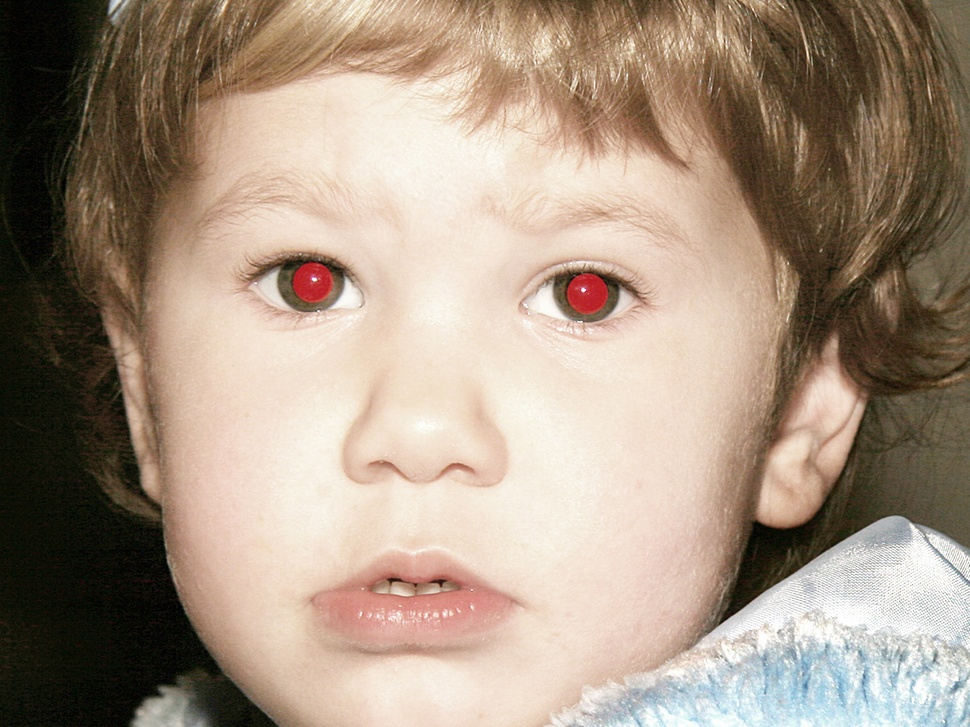
#> input picture year-3/sem-5/image-processing/prog-assgn-1/ques-3/kidred.jpg, 970 x 727 px, shrunk from 1600 x 1200 before the run
$ jupyter execute q3main.ipynb
#> lines starting #> are read from the running program, lines starting #| are printed output that depends on the picture
### Importing dependencies

[cell 1]
from PIL import Image
import matplotlib.pyplot as plt
import numpy as np

from skimage import img_as_uint
from skimage.io import imshow, imread
from skimage.color import rgb2hsv, rgb2gray

[cell 2]
kidRed = Image.open("kidred.jpg")
#> kidRed is the input picture: PIL image 970x727 RGB; mean R, G, B 165.3, 147.3, 130.4
redEye = Image.open("redeye.jpg")
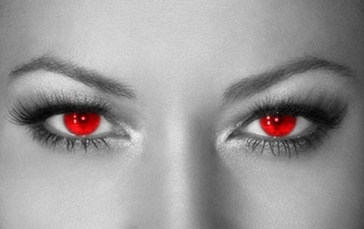
#> input picture year-3/sem-5/image-processing/prog-assgn-1/ques-3/redeye.jpg, 364 x 229 px, shrunk from 600 x 377 before the run
#> redEye is the input picture: PIL image 364x229 RGB; mean R, G, B 155.5, 153.3, 153.3
redEyeBaby = Image.open("redeyebaby.jpg")
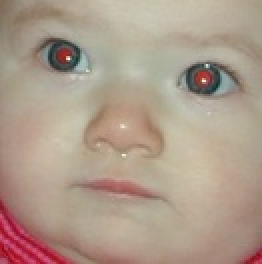
#> input picture year-3/sem-5/image-processing/prog-assgn-1/ques-3/redeyebaby.jpg, 131 x 132 px, shrunk from 216 x 218 before the run (shown 2 times larger)
#> redEyeBaby is the input picture: PIL image 131x132 RGB; mean R, G, B 174.1, 155.1, 139.1
redEyeEffect = Image.open("redeyeeffect.png")
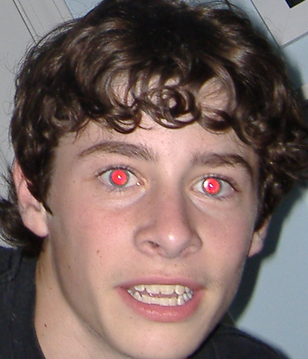
#> input picture year-3/sem-5/image-processing/prog-assgn-1/ques-3/redeyeeffect.png, 308 x 359 px, shrunk from 508 x 592 before the run
#> redEyeEffect is the input picture: PIL image 308x359 RGB; mean R, G, B 120.7, 101.1, 96.9

[cell 3]
kidRed.size
#> Out = (970, 727)

### Definition of function to remove red eyes:
I came up with the function values all by myself and settled on this after a bit of trial and error.

[cell 4]
def redEyeRemover(img):
    w, h = img.size
#> w = 970; h = 727
    newImg = Image.new('RGB', (w, h))
#> newImg: PIL image 970x727 RGB; every value is 0
    origMap = img.load()
    newMap = newImg.load()
    for x in range(w):
        for y in range(h):
            origPix = origMap[x, y]
            R = origPix[0]
            B = origPix[1]
            G = origPix[2]
            if R > (1.5 * max(G, B)):
                R = int((G + B)/1.5)
            newPix = (R, G, B)
            newMap[x, y] = newPix
    return newImg

[cell 5]
correctedImg = redEyeRemover(kidRed)
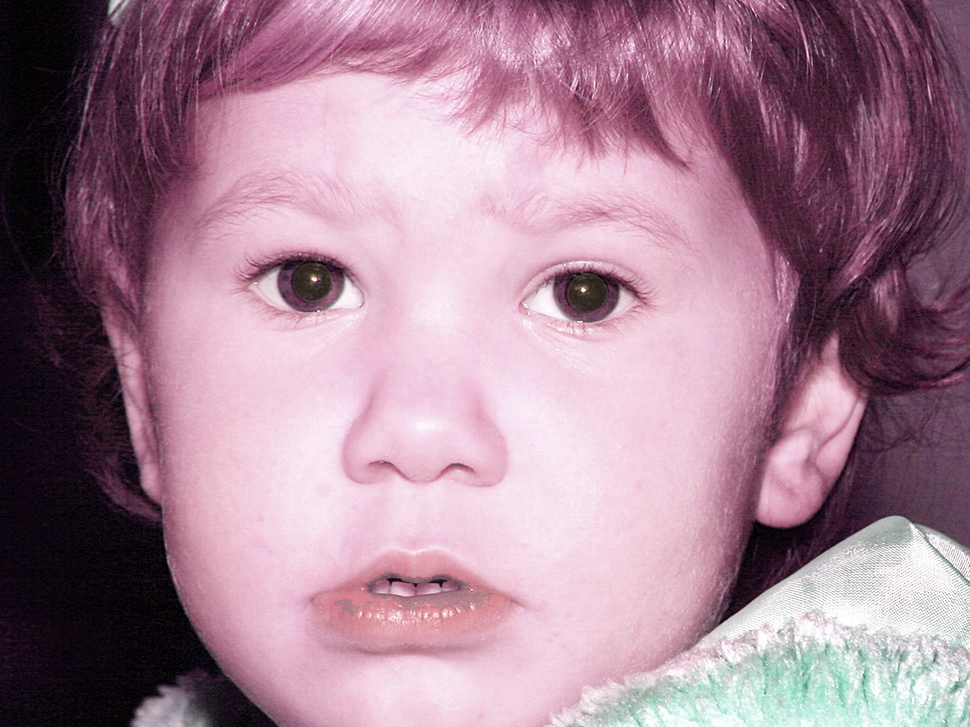
#> correctedImg: PIL image 970x727 RGB; mean R, G, B 164.5, 130.4, 147.3
correctedImg.save("kidredREMOVED.jpg")

fig, axs = plt.subplots(1, 2, figsize=(10, 5))

axs[0].imshow(kidRed)
axs[0].set_title('Original Image')

axs[1].imshow(correctedImg)
axs[1].set_title('Corrected Image');

[cell 6]
correctedImg = redEyeRemover(redEye)
#> in redEyeRemover (call 2), `newImg = Image.new('RGB', (w, h))`: newImg: PIL image 364x229 RGB; every value is 0
#> correctedImg: PIL image 364x229 RGB
correctedImg.save("redeyeREMOVED.jpg")

fig, axs = plt.subplots(1, 2, figsize=(10, 5))

axs[0].imshow(redEye)
axs[0].set_title('Original Image')

axs[1].imshow(correctedImg)
axs[1].set_title('Corrected Image');

[cell 7]
correctedImg = redEyeRemover(redEyeBaby)
#> in redEyeRemover (call 3), `newImg = Image.new('RGB', (w, h))`: newImg: PIL image 131x132 RGB; every value is 0
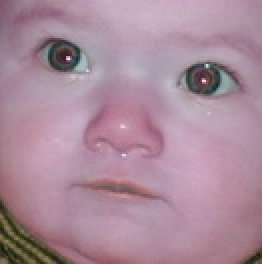
#> correctedImg: PIL image 131x132 RGB (shown 2 times larger); mean R, G, B 170.4, 139.1, 155.1
correctedImg.save("redeyebabyREMOVED.jpg")

fig, axs = plt.subplots(1, 2, figsize=(10, 5))

axs[0].imshow(redEyeBaby)
axs[0].set_title('Original Image')

axs[1].imshow(correctedImg)
axs[1].set_title('Corrected Image');

[cell 8]
correctedImg = redEyeRemover(redEyeEffect)
#> in redEyeRemover (call 4), `newImg = Image.new('RGB', (w, h))`: newImg: PIL image 308x359 RGB; every value is 0
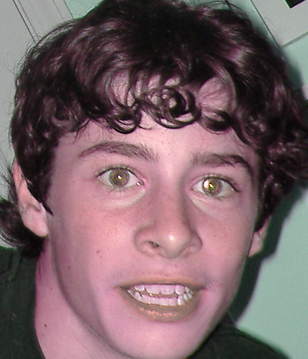
#> correctedImg: PIL image 308x359 RGB; mean R, G, B 119.4, 96.9, 101.1
correctedImg.save("redeyeeffectREMOVED.png")

fig, axs = plt.subplots(1, 2, figsize=(10, 5))

axs[0].imshow(redEyeEffect)
axs[0].set_title('Original Image')

axs[1].imshow(correctedImg)
axs[1].set_title('Corrected Image');
